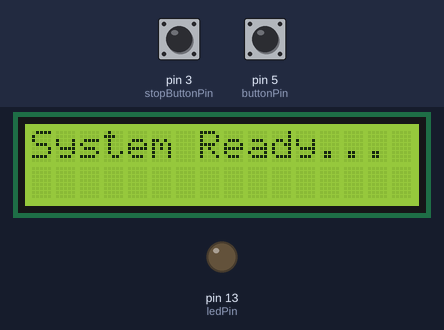
This program was run on a simulated Arduino Nano, built with avr-gcc and run on an emulated ATmega328P. Shown: 16×2 character LCD, output pins drawn as LEDs (lit = HIGH). Inputs (shaded band) come from the test bench; at power-on: pin 5 (buttonPin) HIGH, pin 3 (stopButtonPin) HIGH.

Above: at 1.2 s.
1.3 s: pin 5 (buttonPin) pulled LOW for 0.15 s
2.0 s: pin 3 (stopButtonPin) pulled LOW for 0.15 s
At 3.2 s:
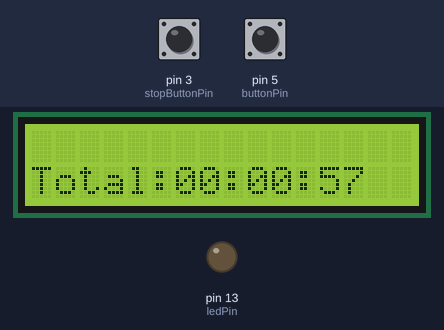
3.6 s: pin 5 (buttonPin) pulled LOW for 1 s
5.2 s: pin 5 (buttonPin) pulled LOW for 0.15 s
At 5.5 s:
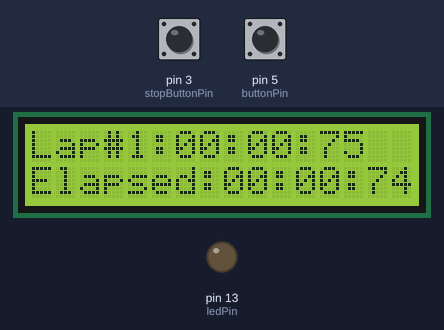
5.9 s: pin 3 (stopButtonPin) pulled LOW for 1 s
At 6.6 s:
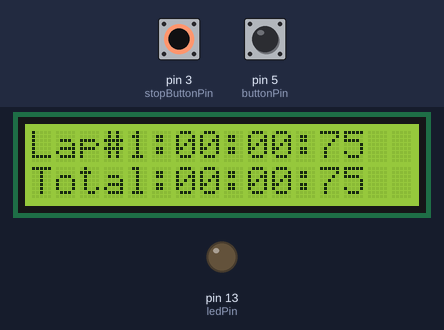
8.4 s: pin 5 (buttonPin) pulsed LOW 5 times (0.12 s each, 0.3 s apart)
At 9.87 s:
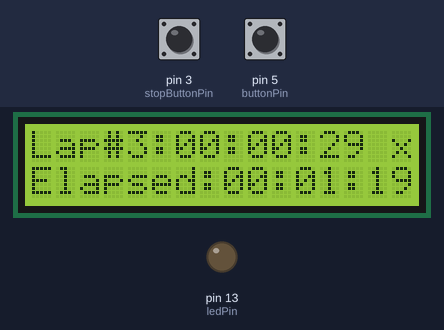
Timing chart, 0 to 11.4 s (numbered marks = the images above; inputs shaded):
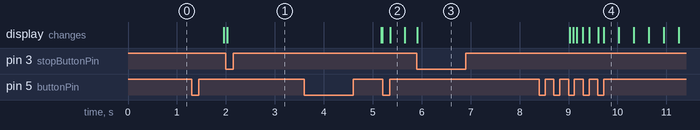

The program:

main.cpp
```cpp
/*
  Stopwatch
  Run stopwatch with arduino.

  Code based on: http://danthompsonsblog.blogspot.com/2008/11/timecode-based-stopwatch.html
  Coded by: arduinoprojects101.com
*/

// include the library code:
#include "Arduino.h"
#include "LiquidCrystal\LiquidCrystal.h"


// initialize the library with the numbers of the interface pins
LiquidCrystal lcd(12, 11, 10, 9, 8, 7);

int ledPin = 13	;                    // LED connected to digital pin 13
int buttonPin = 5;                  // button on pin 2
int stopButtonPin = 3;	// Reset button

int value = LOW;                    // previous value of the LED
int buttonState;                    // variable to store button state
int stopButtonState;
int lastStopButtonState=HIGH;
int lastButtonState=HIGH;                // variable to store last button state
int buttonHold;					// button hold
int blinking;                       // condition for blinking - timer is timing
int frameRate = 100;                // the frame rate (frames per second) at which the stopwatch runs - Change to suit
long interval = (1000/frameRate);   // blink interval
long previousMillis = 0;            // variable to store last time LED was updated
long startTime ;                    // start time for stop watch
long elapsedTime ;                  // elapsed time for stop watch
long fractional;                     // variable used to store fractional part of Frames
int fractionalSecs;                 // variable used to store fractional part of Seconds
int fractionalMins;                 // variable used to store fractional part of Minutes
long  elapsedFrames;                  // elapsed frames for stop watch
long elapsedSeconds;                 // elapsed seconds for stop watch
long elapsedMinutes;                 // elapsed Minutes for stop watch
char buf[10];                       // string buffer for itoa function
int blinkInterval1=100, blinkInterval2=300;
unsigned long currentTimer=0;
unsigned long TotalTime, LapTime, PreviousLapTime;
int LapNumber=0;
long buttonTime, buttonPressTime=0;

void printTimerRunning ()
{
	if (millis() - currentTimer < blinkInterval1 && blinking == true)
	{
	lcd.setCursor (15,0);
	lcd.print("x");

	}
	else if (millis() - currentTimer < blinkInterval2 && blinking == true)
	{
	lcd.setCursor (15,0);
	lcd.print(" ");
	}
	else
	{
		currentTimer = millis();
	}

}


/*  Prints elapsed time
 * Outputs given countTime in stopwatch format and given Title in "Title:mm:ss:ff" format
 */
void printTime (long countTime, int cursorRow, int cursorLine, char *title)
{
	// Routine to report elapsed time
//	   countTime =   millis() - startTime;                // store elapsed time
	   elapsedMinutes = (countTime / 60000L);
	   elapsedSeconds = (countTime / 1000L);              // divide by 1000 to convert to seconds - then cast to an int to print
	   elapsedFrames = (countTime / interval);            // divide by 100 to convert to 1/100 of a second - then cast to an int to print
	   fractional = (int)(elapsedFrames % frameRate);       // use modulo operator to get fractional part of 100 Seconds
	   fractionalSecs = (int)(elapsedSeconds % 60L);        // use modulo operator to get fractional part of 60 Seconds
	   fractionalMins = (int)(elapsedMinutes % 60L);        // use modulo operator to get fractional part of 60 Minutes
	   //lcd.clear();                                         // clear the LDC
	   lcd.setCursor(cursorRow, cursorLine);
	   lcd.print(title);
	   if (fractionalMins < 10){                            // pad in leading zeros
	      lcd.print("0");                                 // add a zero
	      }

	    lcd.print(itoa(fractionalMins, buf, 10));       // convert the int to a string and print a fractional part of 60 Minutes to the LCD
	      lcd.print(":");                                 //print a colan.

	 if (fractionalSecs < 10){                            // pad in leading zeros
	      lcd.print("0");                                 // add a zero
	      }

	 lcd.print(itoa(fractionalSecs, buf, 10));          // convert the int to a string and print a fractional part of 60 Seconds to the LCD
	   lcd.print(":");                                    //print a colan.

	 if (fractional < 10){                                // pad in leading zeros
	      lcd.print("0");                                 // add a zero
	      }

	 lcd.print(itoa(fractional, buf, 10));              // convert the int to a string and print a fractional part of 25 Frames to the LCD

}

/*	Stop timer function.
 *  Stops timer with the last lap time and display total time for the last lap.
 */
void StopTimer()
{
		elapsedTime = millis() - startTime;
		blinking = false;
		lcd.setCursor (15,0);
		lcd.print(" ");
		lcd.setCursor(0,1);
		lcd.print("                ");
		if ( TotalTime == 0) {
			printTime (elapsedTime, 0, 1, "Total:");
		}
		else printTime (TotalTime, 0, 1, "Total:");
		LapNumber=0;
		TotalTime = 0;
}


void StartTimer()
{
	  startTime = millis();                             // store the start time
	  elapsedTime = millis() - startTime;
	  PreviousLapTime = elapsedTime;
	  blinking = true;                                  // turn on blinking while timing
	  delay(500);                                         // short delay to debounce switch
	  lcd.setCursor(0,0);
	  lcd.print("                ");
}

void StartSingle() {
	lcd.clear();
	lcd.setCursor(1,0);
	lcd.print("Get Ready in...");
	delay(300);
	for (int i=0; i<5; i++) {
		lcd.setCursor(8,1);
		lcd.print(5-i);
		delay(1000);
	}
	lcd.clear();
	lcd.setCursor(6,0);
	lcd.print("GO!");
	StartTimer();

}

void DisplayLapTime()
{

	   //blinking = false;                                    // turn off blinking, all done timing
	   elapsedTime = millis() - startTime;
	   LapTime = elapsedTime - PreviousLapTime;
	   PreviousLapTime = elapsedTime;
	   TotalTime = elapsedTime;
	   LapNumber++;
	   printTime (LapTime, 0, 0, "Lap# :");
	   lcd.setCursor (4,0);
	   lcd.print(LapNumber);

}

void setup()
{
  lcd.begin(16, 2);                // initialise the LCD.
  pinMode(ledPin, OUTPUT);         // sets the digital pin as output
  pinMode(buttonPin, INPUT);       // not really necessary, pins default to INPUT anyway
  digitalWrite(buttonPin, HIGH);   // turn on pullup resistors. Wire button so that press shorts pin to ground.
  digitalWrite(stopButtonPin, HIGH);   // turn on pullup resistors. Wire button so that press shorts pin to ground.
  lcd.setCursor(0,0);
  lcd.print("System Ready...");
  lcd.setCursor(0,1);
}

void loop(){
  digitalWrite(ledPin, LOW);            // Initiate LED and Step Pin States
  printTimerRunning();

//  printTime (elapsedTime, 0, 1, "Total: ");

//  DisplayLapTime();
  buttonState = digitalRead(buttonPin); // Check for button press, read the button state and store
  stopButtonState = digitalRead(stopButtonPin);
if (buttonState != lastButtonState) {
	if (buttonState == LOW && lastButtonState == HIGH) {			//start button hold
		buttonPressTime = millis();
		lastButtonState = buttonState;
		delay(70);
		buttonTime = 0;
	}
	else if (buttonState == HIGH && lastButtonState == LOW){		// action on button release
		buttonTime = millis() - buttonPressTime;
		if (buttonTime < 3000)
			if (blinking == false)	StartTimer();					// start timer
			else DisplayLapTime();									// Lap
		else if (buttonTime > 5000)
			if (blinking == false) StartSingle();						// Single Start routine
			else StopTimer();										// Stop routine
		lastButtonState = buttonState;
		delay(70);
	}

}


if (stopButtonState == LOW && lastStopButtonState == HIGH && blinking == true) {
	StopTimer();
}

if (blinking == true) {
	printTime (millis()-startTime, 0, 1, "Elapsed:");
}


// run commands at the specified time interval
// blink routine - blink the LED while timing
// check to see if it's time to blink the LED; that is, the difference
// between the current time and last time we blinked the LED is larger than
// the interval at which we want to blink the LED.

// if ( (millis() - previousMillis > interval) ) {
//
//    if (blinking == true){
//       previousMillis = millis();                    // remember the last time we blinked the LED
//
//       digitalWrite(ledPin, HIGH);                   // Pulse the LED for Visual Feedback
//
//       elapsedTime =   millis() - startTime;         // store elapsed time
//       //printTime (elapsedTime, 0, 0, "");
//    }
//
//    else{
//          digitalWrite(ledPin, LOW);                 // turn off LED when not blinking
//          }
// }

}
```

malloc.c
```cpp
// (licence header left out)
/* $Id: malloc.c 2149 2010-06-09 20:45:37Z joerg_wunsch $ */

#include <stdlib.h>
#include "sectionname.h"
#include "stdlib_private.h"

#include <avr/io.h>

/*
 * Exported interface:
 *
 * When extending the data segment, the allocator will not try to go
 * beyond the current stack limit, decreased by __malloc_margin bytes.
 * Thus, all possible stack frames of interrupt routines that could
 * interrupt the current function, plus all further nested function
 * calls must not require more stack space, or they'll risk to collide
 * with the data segment.
 */

/* May be changed by the user only before the first malloc() call.  */

size_t __malloc_margin = 128;
char *__malloc_heap_start = &__heap_start;
char *__malloc_heap_end = &__heap_end;

char *__brkval;
struct __freelist *__flp;

ATTRIBUTE_CLIB_SECTION
void *
malloc(size_t len)
{
	struct __freelist *fp1, *fp2, *sfp1, *sfp2;
	char *cp;
	size_t s, avail;

	/*
	 * Our minimum chunk size is the size of a pointer (plus the
	 * size of the "sz" field, but we don't need to account for
	 * this), otherwise we could not possibly fit a freelist entry
	 * into the chunk later.
	 */
	if (len < sizeof(struct __freelist) - sizeof(size_t))
		len = sizeof(struct __freelist) - sizeof(size_t);

	/*
	 * First, walk the free list and try finding a chunk that
	 * would match exactly.  If we found one, we are done.  While
	 * walking, note down the smallest chunk we found that would
	 * still fit the request -- we need it for step 2.
	 *
	 */
	for (s = 0, fp1 = __flp, fp2 = 0;
	     fp1;
	     fp2 = fp1, fp1 = fp1->nx) {
		if (fp1->sz < len)
			continue;
		if (fp1->sz == len) {
			/*
			 * Found it.  Disconnect the chunk from the
			 * freelist, and return it.
			 */
			if (fp2)
				fp2->nx = fp1->nx;
			else
				__flp = fp1->nx;
			return &(fp1->nx);
		}
		else {
			if (s == 0 || fp1->sz < s) {
				/* this is the smallest chunk found so far */
				s = fp1->sz;
				sfp1 = fp1;
				sfp2 = fp2;
			}
		}
	}
	/*
	 * Step 2: If we found a chunk on the freelist that would fit
	 * (but was too large), look it up again and use it, since it
	 * is our closest match now.  Since the freelist entry needs
	 * to be split into two entries then, watch out that the
	 * difference between the requested size and the size of the
	 * chunk found is large enough for another freelist entry; if
	 * not, just enlarge the request size to what we have found,
	 * and use the entire chunk.
	 */
	if (s) {
		if (s - len < sizeof(struct __freelist)) {
			/* Disconnect it from freelist and return it. */
			if (sfp2)
				sfp2->nx = sfp1->nx;
			else
				__flp = sfp1->nx;
			return &(sfp1->nx);
		}
		/*
		 * Split them up.  Note that we leave the first part
		 * as the new (smaller) freelist entry, and return the
		 * upper portion to the caller.  This saves us the
		 * work to fix up the freelist chain; we just need to
		 * fixup the size of the current entry, and note down
		 * the size of the new chunk before returning it to
		 * the caller.
		 */
		cp = (char *)sfp1;
		s -= len;
		cp += s;
		sfp2 = (struct __freelist *)cp;
		sfp2->sz = len;
		sfp1->sz = s - sizeof(size_t);
		return &(sfp2->nx);
	}
	/*
	 * Step 3: If the request could not be satisfied from a
	 * freelist entry, just prepare a new chunk.  This means we
	 * need to obtain more memory first.  The largest address just
	 * not allocated so far is remembered in the brkval variable.
	 * Under Unix, the "break value" was the end of the data
	 * segment as dynamically requested from the operating system.
	 * Since we don't have an operating system, just make sure
	 * that we don't collide with the stack.
	 */
	if (__brkval == 0)
		__brkval = __malloc_heap_start;
	cp = __malloc_heap_end;
	if (cp == 0)
		cp = STACK_POINTER() - __malloc_margin;
	if (cp <= __brkval)
	  /*
	   * Memory exhausted.
	   */
	  return 0;
	avail = cp - __brkval;
	/*
	 * Both tests below are needed to catch the case len >= 0xfffe.
	 */
	if (avail >= len && avail >= len + sizeof(size_t)) {
		fp1 = (struct __freelist *)__brkval;
		__brkval += len + sizeof(size_t);
		fp1->sz = len;
		return &(fp1->nx);
	}
	/*
	 * Step 4: There's no help, just fail. :-/
	 */
	return 0;
}


ATTRIBUTE_CLIB_SECTION
void
free(void *p)
{
	struct __freelist *fp1, *fp2, *fpnew;
	char *cp1, *cp2, *cpnew;

	/* ISO C says free(NULL) must be a no-op */
	if (p == 0)
		return;

	cpnew = p;
	cpnew -= sizeof(size_t);
	fpnew = (struct __freelist *)cpnew;
	fpnew->nx = 0;

	/*
	 * Trivial case first: if there's no freelist yet, our entry
	 * will be the only one on it.  If this is the last entry, we
	 * can reduce __brkval instead.
	 */
	if (__flp == 0) {
		if ((char *)p + fpnew->sz == __brkval)
			__brkval = cpnew;
		else
			__flp = fpnew;
		return;
	}

	/*
	 * Now, find the position where our new entry belongs onto the
	 * freelist.  Try to aggregate the chunk with adjacent chunks
	 * if possible.
	 */
	for (fp1 = __flp, fp2 = 0;
	     fp1;
	     fp2 = fp1, fp1 = fp1->nx) {
		if (fp1 < fpnew)
			continue;
		cp1 = (char *)fp1;
		fpnew->nx = fp1;
		if ((char *)&(fpnew->nx) + fpnew->sz == cp1) {
			/* upper chunk adjacent, assimilate it */
			fpnew->sz += fp1->sz + sizeof(size_t);
			fpnew->nx = fp1->nx;
		}
		if (fp2 == 0) {
			/* new head of freelist */
			__flp = fpnew;
			return;
		}
		break;
	}
	/*
	 * Note that we get here either if we hit the "break" above,
	 * or if we fell off the end of the loop.  The latter means
	 * we've got a new topmost chunk.  Either way, try aggregating
	 * with the lower chunk if possible.
	 */
	fp2->nx = fpnew;
	cp2 = (char *)&(fp2->nx);
	if (cp2 + fp2->sz == cpnew) {
		/* lower junk adjacent, merge */
		fp2->sz += fpnew->sz + sizeof(size_t);
		fp2->nx = fpnew->nx;
	}
	/*
	 * If there's a new topmost chunk, lower __brkval instead.
	 */
	for (fp1 = __flp, fp2 = 0;
	     fp1->nx != 0;
	     fp2 = fp1, fp1 = fp1->nx)
		/* advance to entry just before end of list */;
	cp2 = (char *)&(fp1->nx);
	if (cp2 + fp1->sz == __brkval) {
		if (fp2 == NULL)
			/* Freelist is empty now. */
			__flp = NULL;
		else
			fp2->nx = NULL;
		__brkval = cp2 - sizeof(size_t);
	}
}
```

realloc.c
```cpp
// (licence header left out)
/* $Id: realloc.c 2127 2010-06-07 14:49:37Z joerg_wunsch $ */

#include <stdlib.h>
#include <string.h>
#include "sectionname.h"
#include "stdlib_private.h"

#include <avr/io.h>

ATTRIBUTE_CLIB_SECTION
void *
realloc(void *ptr, size_t len)
{
	struct __freelist *fp1, *fp2, *fp3, *ofp3;
	char *cp, *cp1;
	void *memp;
	size_t s, incr;

	/* Trivial case, required by C standard. */
	if (ptr == 0)
		return malloc(len);

	cp1 = (char *)ptr;
	cp1 -= sizeof(size_t);
	fp1 = (struct __freelist *)cp1;

	cp = (char *)ptr + len; /* new next pointer */
	if (cp < cp1)
		/* Pointer wrapped across top of RAM, fail. */
		return 0;

	/*
	 * See whether we are growing or shrinking.  When shrinking,
	 * we split off a chunk for the released portion, and call
	 * free() on it.  Therefore, we can only shrink if the new
	 * size is at least sizeof(struct __freelist) smaller than the
	 * previous size.
	 */
	if (len <= fp1->sz) {
		/* The first test catches a possible unsigned int
		 * rollover condition. */
		if (fp1->sz <= sizeof(struct __freelist) ||
		    len > fp1->sz - sizeof(struct __freelist))
			return ptr;
		fp2 = (struct __freelist *)cp;
		fp2->sz = fp1->sz - len - sizeof(size_t);
		fp1->sz = len;
		free(&(fp2->nx));
		return ptr;
	}

	/*
	 * If we get here, we are growing.  First, see whether there
	 * is space in the free list on top of our current chunk.
	 */
	incr = len - fp1->sz;
	cp = (char *)ptr + fp1->sz;
	fp2 = (struct __freelist *)cp;
	for (s = 0, ofp3 = 0, fp3 = __flp;
	     fp3;
	     ofp3 = fp3, fp3 = fp3->nx) {
		if (fp3 == fp2 && fp3->sz + sizeof(size_t) >= incr) {
			/* found something that fits */
			if (fp3->sz + sizeof(size_t) - incr > sizeof(struct __freelist)) {
				/* split off a new freelist entry */
				cp = (char *)ptr + len;
				fp2 = (struct __freelist *)cp;
				fp2->nx = fp3->nx;
				fp2->sz = fp3->sz - incr;
				fp1->sz = len;
			} else {
				/* it just fits, so use it entirely */
				fp1->sz += fp3->sz + sizeof(size_t);
				fp2 = fp3->nx;
			}
			if (ofp3)
				ofp3->nx = fp2;
			else
				__flp = fp2;
			return ptr;
		}
		/*
		 * Find the largest chunk on the freelist while
		 * walking it.
		 */
		if (fp3->sz > s)
			s = fp3->sz;
	}
	/*
	 * If we are the topmost chunk in memory, and there was no
	 * large enough chunk on the freelist that could be re-used
	 * (by a call to malloc() below), quickly extend the
	 * allocation area if possible, without need to copy the old
	 * data.
	 */
	if (__brkval == (char *)ptr + fp1->sz && len > s) {
		cp1 = __malloc_heap_end;
		cp = (char *)ptr + len;
		if (cp1 == 0)
			cp1 = STACK_POINTER() - __malloc_margin;
		if (cp < cp1) {
			__brkval = cp;
			fp1->sz = len;
			return ptr;
		}
		/* If that failed, we are out of luck. */
		return 0;
	}

	/*
	 * Call malloc() for a new chunk, then copy over the data, and
	 * release the old region.
	 */
	if ((memp = malloc(len)) == 0)
		return 0;
	memcpy(memp, ptr, fp1->sz);
	free(ptr);
	return memp;
}
```

sectionname.h
```cpp
// (licence header left out)
#ifndef __SECTIONNAME_H__
#define __SECTIONNAME_H__

/* Put all avr-libc functions in a common, unique sub-section name under .text. */

#define CLIB_SECTION    .text.avr-libc
#define MLIB_SECTION    .text.avr-libc.fplib

#define STR(x)   _STR(x)
#define _STR(x)  #x

#define ATTRIBUTE_CLIB_SECTION  __attribute__ ((section (STR(CLIB_SECTION))))
#define ATTRIBUTE_MLIB_SECTION  __attribute__ ((section (STR(MLIB_SECTION))))

#define ASSEMBLY_CLIB_SECTION   .section CLIB_SECTION, "ax", @progbits
#define ASSEMBLY_MLIB_SECTION   .section MLIB_SECTION, "ax", @progbits

#endif
```

Source omitted: stdlib_private.h (2241 bytes)

Measured:
- after the input at 2.0 s, the display: changes at once (image 1)
- after the input at 5.2 s, the display: changes after 0.15 s (image 2)
- after the input at 5.9 s, the display: changes at once (image 3)
- after the input at 8.4 s, the display: first changes after 0.62 s (image 4 shows a later state)
